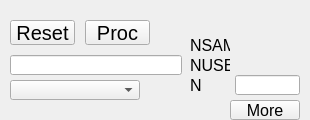
<?xml version="1.0" ?>
<ui version="4.0">
  <class>Dialog</class>
  <widget class="PyDMFrame" name="screen">
    <property name="geometry">
      <rect>
        <x>683</x>
        <y>70</y>
        <width>310</width>
        <height>120</height>
      </rect>
    </property>
    <property name="minimumSize">
      <size>
        <width>310</width>
        <height>120</height>
      </size>
    </property>
    <property name="styleSheet">
      <string notr="true">PyDMFrame#screen {
  color: rgb(0, 0, 0);
  background-color: rgb(218, 218, 218);
  }</string>
    </property>
    <property name="windowTitle">
      <string>compress</string>
    </property>
    <layout class="QGridLayout" name="gridLayout" columnstretch="10,65,10,55,10,32,8,40,5,65,10" rowstretch="20,15,10,10,20,5,15,5,20">
      <property name="leftMargin">
        <number>0</number>
      </property>
      <property name="topMargin">
        <number>0</number>
      </property>
      <property name="rightMargin">
        <number>0</number>
      </property>
      <property name="bottomMargin">
        <number>0</number>
      </property>
      <property name="horizontalSpacing">
        <number>0</number>
      </property>
      <property name="verticalSpacing">
        <number>0</number>
      </property>
      <item row="1" column="1" rowspan="2">
        <widget class="PyDMPushButton" name="message_button">
          <property name="geometry">
            <rect>
              <x>10</x>
              <y>20</y>
              <width>65</width>
              <height>25</height>
            </rect>
          </property>
          <property name="sizePolicy">
            <sizepolicy hsizetype="Ignored" vsizetype="Ignored">
              <horstretch>0</horstretch>
              <verstretch>0</verstretch>
            </sizepolicy>
          </property>
          <property name="text">
            <string>Reset</string>
          </property>
          <property name="font">
            <font>
              <pointsize>15</pointsize>
            </font>
          </property>
          <property name="toolTip">
            <string>${P}${Q}.RES</string>
          </property>
          <property name="channel" stdset="0">
            <string>ca://${P}${Q}.RES</string>
          </property>
          <property name="pressValue" stdset="0">
            <string>1</string>
          </property>
          <property name="styleSheet">
            <string notr="true">PyDMPushButton#message_button {
  color: rgb(0, 0, 0);
  background-color: rgb(115, 223, 255);
  }</string>
          </property>
        </widget>
      </item>
      <item row="4" column="1" colspan="5">
        <widget class="PyDMLineEdit" name="text_entry">
          <property name="geometry">
            <rect>
              <x>10</x>
              <y>55</y>
              <width>172</width>
              <height>20</height>
            </rect>
          </property>
          <property name="sizePolicy">
            <sizepolicy hsizetype="Ignored" vsizetype="Ignored">
              <horstretch>0</horstretch>
              <verstretch>0</verstretch>
            </sizepolicy>
          </property>
          <property name="channel" stdset="0">
            <string>ca://${P}${Q}.INP</string>
          </property>
          <property name="toolTip">
            <string>${P}${Q}.INP</string>
          </property>
          <property name="displayFormat" stdset="0">
            <enum>PyDMLineEdit::String</enum>
          </property>
          <property name="font">
            <font>
              <pointsize>12</pointsize>
            </font>
          </property>
          <property name="styleSheet">
            <string notr="true">PyDMLineEdit#text_entry {
  color: rgb(0, 0, 0);
  background-color: rgb(164, 170, 255);
  border: 1px solid black;
  margin: 0px;
  padding: 0px;
  spacing: 0px;
  }</string>
          </property>
        </widget>
      </item>
      <item row="1" column="3" rowspan="2" colspan="2">
        <widget class="PyDMPushButton" name="message_button_1">
          <property name="geometry">
            <rect>
              <x>85</x>
              <y>20</y>
              <width>65</width>
              <height>25</height>
            </rect>
          </property>
          <property name="sizePolicy">
            <sizepolicy hsizetype="Ignored" vsizetype="Ignored">
              <horstretch>0</horstretch>
              <verstretch>0</verstretch>
            </sizepolicy>
          </property>
          <property name="text">
            <string>Proc</string>
          </property>
          <property name="font">
            <font>
              <pointsize>15</pointsize>
            </font>
          </property>
          <property name="toolTip">
            <string>${P}${Q}.PROC</string>
          </property>
          <property name="channel" stdset="0">
            <string>ca://${P}${Q}.PROC</string>
          </property>
          <property name="pressValue" stdset="0">
            <string>1</string>
          </property>
          <property name="styleSheet">
            <string notr="true">PyDMPushButton#message_button_1 {
  color: rgb(0, 0, 0);
  background-color: rgb(115, 223, 255);
  }</string>
          </property>
        </widget>
      </item>
      <item row="6" column="1" rowspan="2" colspan="3">
        <widget class="PyDMEnumComboBox" name="menu">
          <property name="geometry">
            <rect>
              <x>10</x>
              <y>80</y>
              <width>130</width>
              <height>20</height>
            </rect>
          </property>
          <property name="sizePolicy">
            <sizepolicy hsizetype="Ignored" vsizetype="Ignored">
              <horstretch>0</horstretch>
              <verstretch>0</verstretch>
            </sizepolicy>
          </property>
          <property name="toolTip">
            <string>${P}${Q}.ALG</string>
          </property>
          <property name="channel" stdset="0">
            <string>ca://${P}${Q}.ALG</string>
          </property>
          <property name="font">
            <font>
              <pointsize>12</pointsize>
            </font>
          </property>
          <property name="styleSheet">
            <string notr="true">PyDMEnumComboBox#menu {
  color: rgb(0, 0, 0);
  background-color: rgb(115, 223, 255);
  }</string>
          </property>
        </widget>
      </item>
      <item row="4" column="9">
        <widget class="PyDMLabel" name="text_update">
          <property name="geometry">
            <rect>
              <x>235</x>
              <y>55</y>
              <width>65</width>
              <height>20</height>
            </rect>
          </property>
          <property name="sizePolicy">
            <sizepolicy hsizetype="Ignored" vsizetype="Ignored">
              <horstretch>0</horstretch>
              <verstretch>0</verstretch>
            </sizepolicy>
          </property>
          <property name="toolTip">
            <string>PV: ${P}${Q}.NUSE</string>
          </property>
          <property name="channel" stdset="0">
            <string>ca://${P}${Q}.NUSE</string>
          </property>
          <property name="font">
            <font>
              <pointsize>12</pointsize>
            </font>
          </property>
          <property name="alignment">
            <set>Qt::AlignLeading|Qt::AlignLeft|Qt::AlignVCenter</set>
          </property>
          <property name="textInteractionFlags">
            <set>Qt::TextSelectableByKeyboard|Qt::TextSelectableByMouse</set>
          </property>
          <property name="styleSheet">
            <string notr="true">PyDMLabel#text_update {
  color: rgb(10, 0, 184);
  background-color: rgb(218, 218, 218);
  }</string>
          </property>
        </widget>
      </item>
      <item row="2" column="9" rowspan="2">
        <widget class="PyDMLabel" name="text_update_1">
          <property name="geometry">
            <rect>
              <x>235</x>
              <y>35</y>
              <width>65</width>
              <height>20</height>
            </rect>
          </property>
          <property name="sizePolicy">
            <sizepolicy hsizetype="Ignored" vsizetype="Ignored">
              <horstretch>0</horstretch>
              <verstretch>0</verstretch>
            </sizepolicy>
          </property>
          <property name="toolTip">
            <string>PV: ${P}${Q}.NSAM</string>
          </property>
          <property name="channel" stdset="0">
            <string>ca://${P}${Q}.NSAM</string>
          </property>
          <property name="font">
            <font>
              <pointsize>12</pointsize>
            </font>
          </property>
          <property name="alignment">
            <set>Qt::AlignLeading|Qt::AlignLeft|Qt::AlignVCenter</set>
          </property>
          <property name="textInteractionFlags">
            <set>Qt::TextSelectableByKeyboard|Qt::TextSelectableByMouse</set>
          </property>
          <property name="styleSheet">
            <string notr="true">PyDMLabel#text_update_1 {
  color: rgb(10, 0, 184);
  background-color: rgb(218, 218, 218);
  }</string>
          </property>
        </widget>
      </item>
      <item row="8" column="8" colspan="2">
        <widget class="PyDMRelatedDisplayButton" name="related_display">
          <property name="geometry">
            <rect>
              <x>230</x>
              <y>100</y>
              <width>70</width>
              <height>20</height>
            </rect>
          </property>
          <property name="sizePolicy">
            <sizepolicy hsizetype="Ignored" vsizetype="Ignored">
              <horstretch>0</horstretch>
              <verstretch>0</verstretch>
            </sizepolicy>
          </property>
          <property name="toolTip">
            <string>More</string>
          </property>
          <property name="text">
            <string>More</string>
          </property>
          <property name="showIcon" stdset="0">
            <bool>false</bool>
          </property>
          <property name="font">
            <font>
              <pointsize>12</pointsize>
            </font>
          </property>
          <property name="styleSheet">
            <string notr="true">PyDMRelatedDisplayButton#related_display {
  color: rgb(255, 255, 255);
  background-color: rgb(51, 153, 0);
  }</string>
          </property>
          <property name="titles" stdset="0">
            <stringlist>
              <string>less</string>
            </stringlist>
          </property>
          <property name="filenames" stdset="0">
            <stringlist>
              <string>compress_more.ui</string>
            </stringlist>
          </property>
          <property name="macros" stdset="0">
            <stringlist>
              <string>P=${P},Q=${Q}</string>
            </stringlist>
          </property>
          <property name="openInNewWindow" stdset="0">
            <bool>false</bool>
          </property>
        </widget>
      </item>
      <item row="4" column="7">
        <widget class="QLabel" name="text">
          <property name="geometry">
            <rect>
              <x>190</x>
              <y>55</y>
              <width>40</width>
              <height>20</height>
            </rect>
          </property>
          <property name="sizePolicy">
            <sizepolicy hsizetype="Ignored" vsizetype="Ignored">
              <horstretch>0</horstretch>
              <verstretch>0</verstretch>
            </sizepolicy>
          </property>
          <property name="text">
            <string>NUSE</string>
          </property>
          <property name="font">
            <font>
              <pointsize>12</pointsize>
            </font>
          </property>
          <property name="brush" stdset="0">
            <brush brushstyle="SolidPattern">
              <color alpha="255">
                <red>0</red>
                <green>0</green>
                <blue>0</blue>
              </color>
            </brush>
          </property>
          <property name="toolTip">
            <string>text</string>
          </property>
          <property name="alignment">
            <set>Qt::AlignLeading|Qt::AlignLeft|Qt::AlignVCenter</set>
          </property>
          <property name="styleSheet">
            <string notr="true">QLabel#text {
  color: rgb(0, 0, 0);
  }</string>
          </property>
        </widget>
      </item>
      <item row="2" column="7" rowspan="2">
        <widget class="QLabel" name="text_1">
          <property name="geometry">
            <rect>
              <x>190</x>
              <y>35</y>
              <width>40</width>
              <height>20</height>
            </rect>
          </property>
          <property name="sizePolicy">
            <sizepolicy hsizetype="Ignored" vsizetype="Ignored">
              <horstretch>0</horstretch>
              <verstretch>0</verstretch>
            </sizepolicy>
          </property>
          <property name="text">
            <string>NSAM</string>
          </property>
          <property name="font">
            <font>
              <pointsize>12</pointsize>
            </font>
          </property>
          <property name="brush" stdset="0">
            <brush brushstyle="SolidPattern">
              <color alpha="255">
                <red>0</red>
                <green>0</green>
                <blue>0</blue>
              </color>
            </brush>
          </property>
          <property name="toolTip">
            <string>text_1</string>
          </property>
          <property name="alignment">
            <set>Qt::AlignLeading|Qt::AlignLeft|Qt::AlignVCenter</set>
          </property>
          <property name="styleSheet">
            <string notr="true">QLabel#text_1 {
  color: rgb(0, 0, 0);
  }</string>
          </property>
        </widget>
      </item>
      <item row="5" column="9" rowspan="2">
        <widget class="PyDMLineEdit" name="text_entry_1">
          <property name="geometry">
            <rect>
              <x>235</x>
              <y>75</y>
              <width>65</width>
              <height>20</height>
            </rect>
          </property>
          <property name="sizePolicy">
            <sizepolicy hsizetype="Ignored" vsizetype="Ignored">
              <horstretch>0</horstretch>
              <verstretch>0</verstretch>
            </sizepolicy>
          </property>
          <property name="channel" stdset="0">
            <string>ca://${P}${Q}.N</string>
          </property>
          <property name="toolTip">
            <string>${P}${Q}.N</string>
          </property>
          <property name="displayFormat" stdset="0">
            <enum>PyDMLineEdit::String</enum>
          </property>
          <property name="font">
            <font>
              <pointsize>12</pointsize>
            </font>
          </property>
          <property name="styleSheet">
            <string notr="true">PyDMLineEdit#text_entry_1 {
  color: rgb(0, 0, 0);
  background-color: rgb(115, 223, 255);
  border: 1px solid black;
  margin: 0px;
  padding: 0px;
  spacing: 0px;
  }</string>
          </property>
        </widget>
      </item>
      <item row="5" column="7" rowspan="2">
        <widget class="QLabel" name="text_2">
          <property name="geometry">
            <rect>
              <x>190</x>
              <y>75</y>
              <width>40</width>
              <height>20</height>
            </rect>
          </property>
          <property name="sizePolicy">
            <sizepolicy hsizetype="Ignored" vsizetype="Ignored">
              <horstretch>0</horstretch>
              <verstretch>0</verstretch>
            </sizepolicy>
          </property>
          <property name="text">
            <string>N</string>
          </property>
          <property name="font">
            <font>
              <pointsize>12</pointsize>
            </font>
          </property>
          <property name="brush" stdset="0">
            <brush brushstyle="SolidPattern">
              <color alpha="255">
                <red>0</red>
                <green>0</green>
                <blue>0</blue>
              </color>
            </brush>
          </property>
          <property name="toolTip">
            <string>text_2</string>
          </property>
          <property name="alignment">
            <set>Qt::AlignLeading|Qt::AlignLeft|Qt::AlignVCenter</set>
          </property>
          <property name="styleSheet">
            <string notr="true">QLabel#text_2 {
  color: rgb(0, 0, 0);
  }</string>
          </property>
        </widget>
      </item>
    </layout>
    <zorder>message_button</zorder>
    <zorder>text_entry</zorder>
    <zorder>message_button_1</zorder>
    <zorder>menu</zorder>
    <zorder>text_update</zorder>
    <zorder>text_update_1</zorder>
    <zorder>related_display</zorder>
    <zorder>text</zorder>
    <zorder>text_1</zorder>
    <zorder>text_entry_1</zorder>
    <zorder>text_2</zorder>
  </widget>
  <customwidgets>
    <customwidget>
      <class>PyDMPushButton</class>
      <extends>QPushButton</extends>
      <header>pydm.widgets.pushbutton</header>
    </customwidget>
    <customwidget>
      <class>PyDMLineEdit</class>
      <extends>QLineEdit</extends>
      <header>pydm.widgets.line_edit</header>
    </customwidget>
    <customwidget>
      <class>PyDMEnumComboBox</class>
      <extends>QComboBox</extends>
      <header>pydm.widgets.enum_combo_box</header>
    </customwidget>
    <customwidget>
      <class>PyDMLabel</class>
      <extends>QLabel</extends>
      <header>pydm.widgets.label</header>
    </customwidget>
    <customwidget>
      <class>PyDMRelatedDisplayButton</class>
      <extends>QPushButton</extends>
      <header>pydm.widgets.related_display_button</header>
    </customwidget>
    <customwidget>
      <class>PyDMFrame</class>
      <extends>QFrame</extends>
      <header>pydm.widgets.frame</header>
    </customwidget>
  </customwidgets>
</ui>
